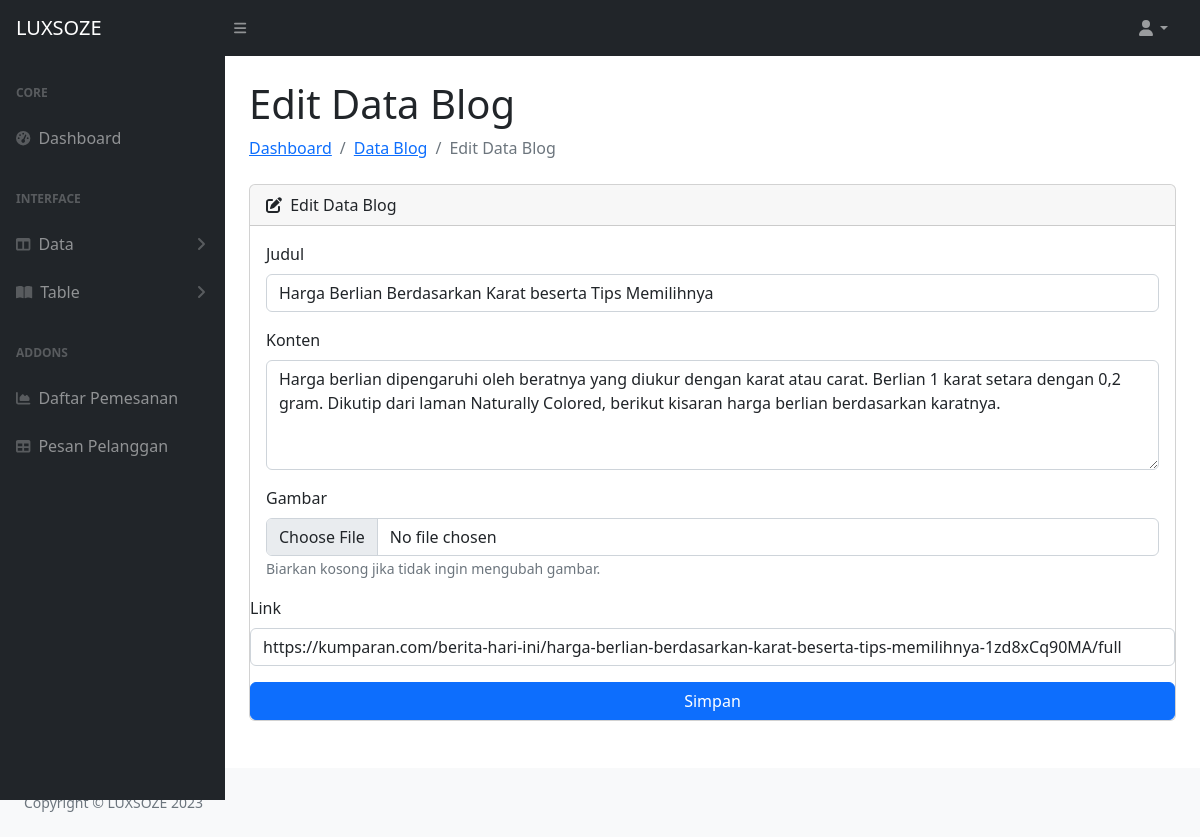
The page /admin/edit_blog.php?id=1 on the database its author committed.
### tables this page shows
CREATE TABLE `blog` (
  `id` int(11) NOT NULL,
  `judul` varchar(255) NOT NULL,
  `konten` text NOT NULL,
  `gambar` varchar(255) NOT NULL,
  `link` varchar(255) NOT NULL
);

### admin/edit_blog.php (the view, shortened to what this page needs)
<?php
require '../include/config.php';
if (isset($_GET['id'])) {
    $id = $_GET['id'];
    $query = "SELECT * FROM blog WHERE id = $id";
    $result = mysqli_query($conn, $query);
    if (mysqli_num_rows($result) == 1) {
        $row = mysqli_fetch_assoc($result);
    } else {
        echo "Blog entry not found.";
    }
} else {
    echo "ID parameter not found.";
}
?>
<?php include 'include/navbar.php'; ?>
<div id="layoutSidenav_content">
    <main>
        <div class="container-fluid px-4">
            <h1 class="mt-4">Edit Data Blog</h1>
            <ol class="breadcrumb mb-4">
                <li class="breadcrumb-item"><a href="index.html">Dashboard</a></li>
                <li class="breadcrumb-item"><a href="blog.php">Data Blog</a></li>
                <li class="breadcrumb-item active">Edit Data Blog</li>
            </ol>
            <div class="card mb-4">
                <div class="card-header">
                    <i class="fas fa-edit me-1"></i>
                    Edit Data Blog
                </div>
                <div class="card-body">
                    <form action="" method="POST" enctype="multipart/form-data">
                        <div class="mb-3">
                            <label for="judul" class="form-label">Judul</label>
                            <input type="text" class="form-control" id="judul" name="judul"
                                value="<?php echo $row['judul']; ?>" required>
                        </div>
                        <div class="mb-3">
                            <label for="konten" class="form-label">Konten</label>
                            <textarea class="form-control" id="konten" name="konten" rows="4"
                                required><?php echo $row['konten']; ?></textarea>
                        </div>
                        <Here's the continuation of the code to create the form for editing a blog entry: ```php <div
                            class="mb-3">
                            <label for="gambar" class="form-label">Gambar</label>
                            <input type="file" class="form-control" id="gambar" name="gambar">
                            <small class="text-muted">Biarkan kosong jika tidak ingin mengubah gambar.</small>
                </div>
                <div class="mb-3">
                    <label for="link" class="form-label">Link</label>
                    <input type="text" class="form-control" id="link" name="link" value="<?php echo $row['link']; ?>">
                </div>
                <button type="submit" class="btn btn-primary">Simpan</button>
            </div>
        </div>
</div>
</div>
<br>
<?php include 'include/footer.php'; ?>

### rows shown on the page
blog: judul "Harga Berlian Berdasarkan Karat beserta Tips Memilihnya", konten "Harga berlian dipengaruhi oleh beratnya yang diukur dengan karat atau carat. Berlian 1 karat setara dengan 0,2 gram. Dikutip dari laman Naturally Colored, berikut kisaran harga berlian berdasarkan karatnya.", link "https://kumparan.com/berita-hari-ini/harga-berlian-berdasarkan-karat-beserta-tips-memilihnya-1zd8xCq90MA/full"
